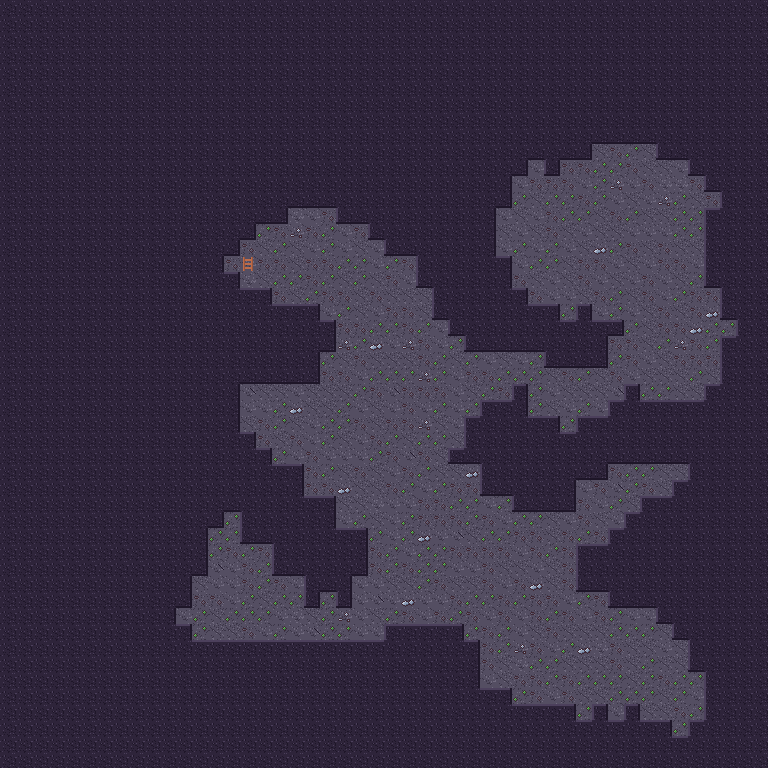

This is a level from a 2D game, rendered from its Tiled map with the project's own tilesets. A one-line summary and the map file follow, with tile-layer data summarised:
An orthogonal 48x48 tile map with 16x16 px tiles, 3 tile layers (Back, Buildings, Front).

<map version="1.4" tiledversion="1.4.2" orientation="orthogonal" renderorder="right-down" compressionlevel="0" width="48" height="48" tilewidth="16" tileheight="16" infinite="0" nextlayerid="4" nextobjectid="1">
  <properties />
  <tileset firstgid="1" name="cave" tilewidth="16" tileheight="16" tilecount="48" columns="16">
    <image source="../cave.png" width="256" height="48" />
    <tile id="1">
      <properties>
        <property name="Passable" type="string" value="F" />
      </properties>
    </tile>
    <tile id="16">
      <properties>
        <property name="Passable" type="string" value="F" />
      </properties>
    </tile>
    <tile id="17">
      <properties>
        <property name="Passable" type="string" value="F" />
      </properties>
    </tile>
    <tile id="18">
      <properties>
        <property name="Passable" type="string" value="F" />
      </properties>
    </tile>
    <tile id="19">
      <properties>
        <property name="Passable" type="string" value="F" />
      </properties>
    </tile>
    <tile id="20">
      <properties>
        <property name="Passable" type="string" value="F" />
      </properties>
    </tile>
    <tile id="21">
      <properties>
        <property name="Passable" type="string" value="F" />
      </properties>
    </tile>
    <tile id="22">
      <properties>
        <property name="Passable" type="string" value="F" />
      </properties>
    </tile>
    <tile id="23">
      <properties>
        <property name="Passable" type="string" value="F" />
      </properties>
    </tile>
    <tile id="24">
      <properties>
        <property name="Passable" type="string" value="F" />
      </properties>
    </tile>
    <tile id="25">
      <properties>
        <property name="Passable" type="string" value="F" />
      </properties>
    </tile>
    <tile id="26">
      <properties>
        <property name="Passable" type="string" value="F" />
      </properties>
    </tile>
    <tile id="27">
      <properties>
        <property name="Passable" type="string" value="F" />
      </properties>
    </tile>
    <tile id="28">
      <properties>
        <property name="Passable" type="string" value="F" />
      </properties>
    </tile>
    <tile id="29">
      <properties>
        <property name="Passable" type="string" value="F" />
      </properties>
    </tile>
    <tile id="30">
      <properties>
        <property name="Passable" type="string" value="F" />
      </properties>
    </tile>
    <tile id="31">
      <properties>
        <property name="Passable" type="string" value="F" />
      </properties>
    </tile>
  </tileset>
  <layer id="1" name="Back" width="48" height="48" opacity="1" offsetx="0" offsety="0">
   <data>[2304 cells, 2304 non-empty, 9 distinct tile ids]</data>
  </layer>
  <layer id="2" name="Buildings" width="48" height="48" opacity="1" offsetx="0" offsety="0">
   <data>[2304 cells, 1685 non-empty, 13 distinct tile ids]</data>
  </layer>
  <layer id="3" name="Front" width="48" height="48" opacity="1" offsetx="0" offsety="0">
   <data>[2304 cells, 0 non-empty, 0 distinct tile ids]</data>
  </layer>
</map>
